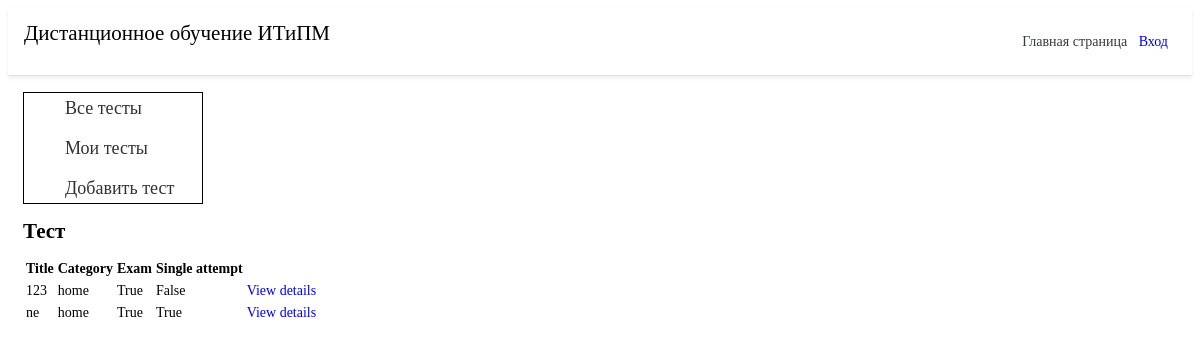
Page /test/quizzes/ on the committed database.
### quiz/models.py (models this page shows, shortened)
class Quiz(models.Model):
    title = models.CharField(
        verbose_name=_("Название"),
        max_length=60, blank=False)
    description = models.TextField(
        verbose_name=_("Описание"),
        blank=True, help_text=_("a description of the quiz"))
    url = models.SlugField(
        max_length=60, blank = False,
        help_text=_("Введите ссылку"),
        verbose_name=_("Ссылка теста")
    )
    category = models.ForeignKey(
        Category, null=True, blank=True,
        verbose_name=_("Категория"), on_delete=models.CASCADE)
    random_order = models.BooleanField(
        blank=False, default=False,
        verbose_name=_("Перемешать вопросы"))
    max_questions = models.PositiveIntegerField(
        blank=True, null=True, verbose_name=_("Количество вопросов"),
        help_text=_("Количество вопросов, на которые ужно ответить при каждой попытке."))
    answers_at_end = models.BooleanField(
        blank=False, default=False,
        help_text=_("Правильный ответ не отображается после вопроса."
                    " Ответы отображаются в конце."),
        verbose_name=_("Ответы отображаются в конце"))
    exam_paper = models.BooleanField(
        blank=False, default=False,
        help_text=_("Если да, то результат каждой попытки"
                    " пользователя будет сохранен. Необходимо для маркировки."),
        verbose_name=_("Экзамен"))
    single_attempt = models.BooleanField(
        blank=False, default=False,
        help_text=_("Если включенно, то можно пройти только одну попытку"),
        verbose_name=_("Одна попытка")
    )
    pass_mark = models.SmallIntegerField(
        blank=True, default=0,
        verbose_name=_("Минимальный процент"),
        help_text=_("Процент для минимального прохождения теста."),
        validators=[MaxValueValidator(100)])
    success_text = models.TextField(
        blank=True, help_text=_("При неправельном прохождение теста"),
        verbose_name=_("Отображается, если пользователь"
                       " проходит тест")
    )
    fail_text = models.TextField(
        verbose_name=_("При неправельном прохождение теста"),
        blank=True,
        help_text=_("Отображается, если пользователь"
                    "не проходит тест.")
    )
    draft = models.BooleanField(
        blank=True, default=False,
        verbose_name=_("Проект"),
        help_text=_("Если да, то тест не отображается"
                    "в списке викторин и может быть только"
                    "взято пользователями, которые могут редактировать тест."))
    class Meta:
        verbose_name = _("Тест")
        verbose_name_plural = _("Тесты")

class Category(models.Model):
    category = models.CharField(
        verbose_name=_("Category"),
        max_length=250, blank=True,
        unique=True, null=True)
    objects = CategoryManager()
    class Meta:
        verbose_name = _("Категория")
        verbose_name_plural = _("Категории")
    def __str__(self):
        return self.category

### quiz/views.py (the view)
class QuizListView(ListView):
    model = Quiz
    def get_queryset(self):
        queryset = super(QuizListView, self).get_queryset()
        return queryset.filter(draft=False)

### quiz/templates/quiz/quiz_list.html (shortened to what this page needs)
{% extends 'main/base.html' %}
{% load i18n %}
{% load quiz_tags %}
{% block content %}
<div class="menu_gl">
	<ul class="menu">
		<li><a class="cours_menu_a" href="#">Все тесты</a></li>
		<li><a href="#">Мои тесты</a></li>
		<li><a href="{% url 'add_test' %}">Добавить тест</a></li>
			</ul>
</div>
<h2>{% trans "Тест" %}</h2>
    {% if quiz_list %}
		<table class="table table-bordered table-striped">
		  <thead>
			<tr>
			  <th>{% trans "Title" %}</th>
			  <th>{% trans "Category" %}</th>
			  <th>{% trans "Exam" %}</th>
			  <th>{% trans "Single attempt" %}</th>
			  <th></th>
			</tr>
		  </thead>
		  <tbody>
        {% for quiz in quiz_list %}
  			<tr>
			  <td>{{ quiz.title }}</td>
			  <td>{{ quiz.category }}</td>
			  <td>{{ quiz.exam_paper }}</td>
			  <td>{{ quiz.single_attempt }}</td>
			  <td>
				<a href="{% url 'quiz_start_page' slug=quiz.url %}">
				  {% trans "View details" %}
				</a>
			</tr>
        {% endfor %}
		  </tbody>
		</table>
	{% else %}
        <p>{% trans "Нет доступных тестов" %}.</p>
    {% endif %}
{% endblock %}

### main/static/main/css/style.css (style rules this page uses)
li { list-style-type:none; }
a { text-decoration: none; display: inline-block; }
body { font-family: 'PT Serif', serif; font-weight: 400; font-size: 14px; line-height: 18px; color: #000; background-color: #fff; }
.menu { border: 1px solid #000; max-width: 150px; }
.menu li { display: inline-block; }
.menu a { color: #323232; font-size: 18px; line-height: 28px; border: 1px solid transparent; transition: ALL .3s; }
.menu li+li { padding-top: 10px; }
.menu_gl { width: 180px; }

### rows in the picture
Quiz: title "123", category "home", exam_paper "True", single_attempt "False"
Quiz: title "ne", category "home", exam_paper "True", single_attempt "True"
